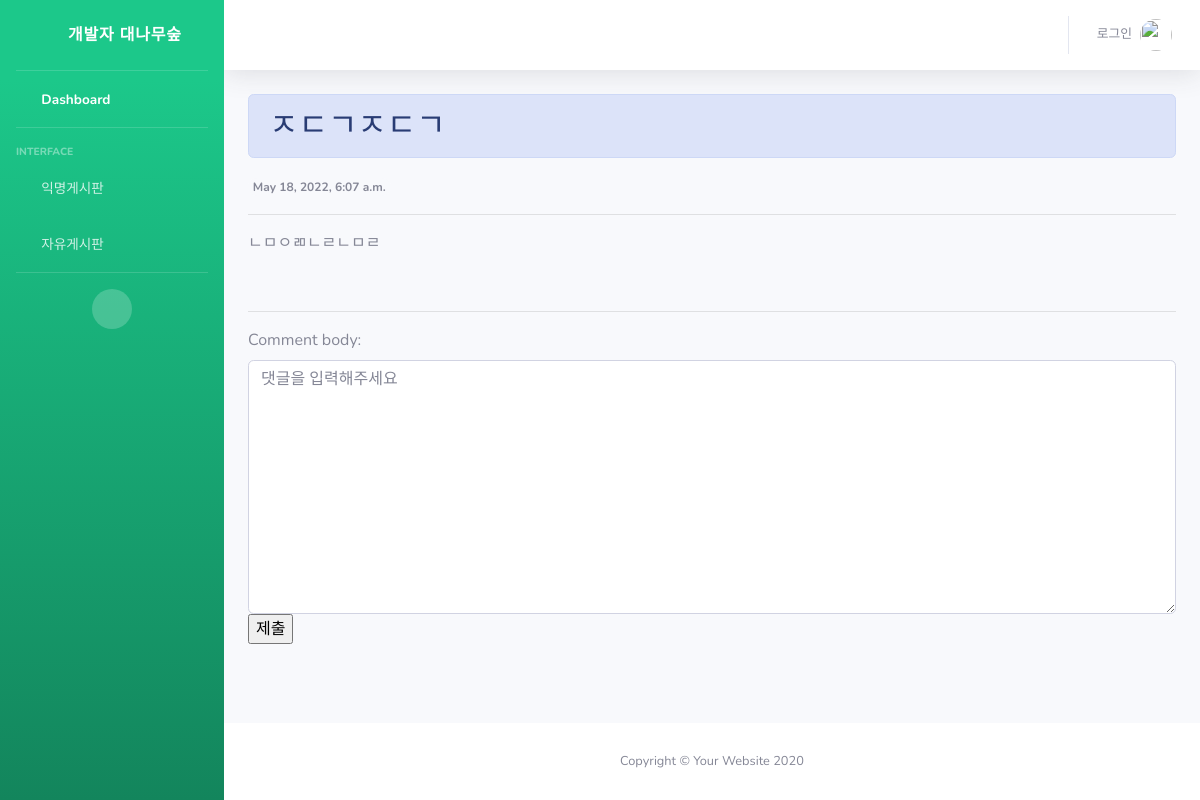
Screenshot of /detail/12 with the database file from the repository.
### snsapp/models.py (models this page shows, shortened)
class Post(models.Model):
    title = models.CharField(max_length=200)
    body = models.TextField()
    date = models.DateTimeField(auto_now_add=True)

### snsapp/views.py (the view)
# urls.py: path('detail/<int:post_id>', snsapp.views.detail, name='detail'),
def detail(request, post_id):
    post_detail = get_object_or_404(Post, pk=post_id)
    comment_form = Commentform()
    return render(request, 'detail.html', {'post_detail':post_detail, 'comment_form':comment_form})

### snsapp/forms.py
class Commentform(forms.ModelForm):
    class Meta:
        model = Comment
        fields = ['comment_body']
    def __init__(self, *args, **kwargs):
        super(Commentform, self).__init__(*args,**kwargs)
        self.fields['comment_body'].widget.attrs = {
            'class': 'form-control',
            'placeholder': "댓글을 입력해주세요",
            'rows': 10
        }

### snsapp/templates/detail.html (shortened to what this page needs)
{% extends 'base.html' %}
{% block content %}
<h2 class="alert alert-primary">{{post_detail.title}}</h2>
<span class="badge rounded-pill bg-light">{{post_detail.date}}</span>
<hr>
<p>
    {{post_detail.body}}
</p>
<br><hr>
<form action="{% url 'new_comment' post_detail.id %}" method="POST">
    {{comment_form}}
    <input type="submit" value="제출">
</form>
{% endblock %}

### rows the page displays
Post: title "ㅈㄷㄱㅈㄷㄱ", date "May 18, 2022, 6:07 a.m.", body "ㄴㅁㅇㄻㄴㄹㄴㅁㄹ"
